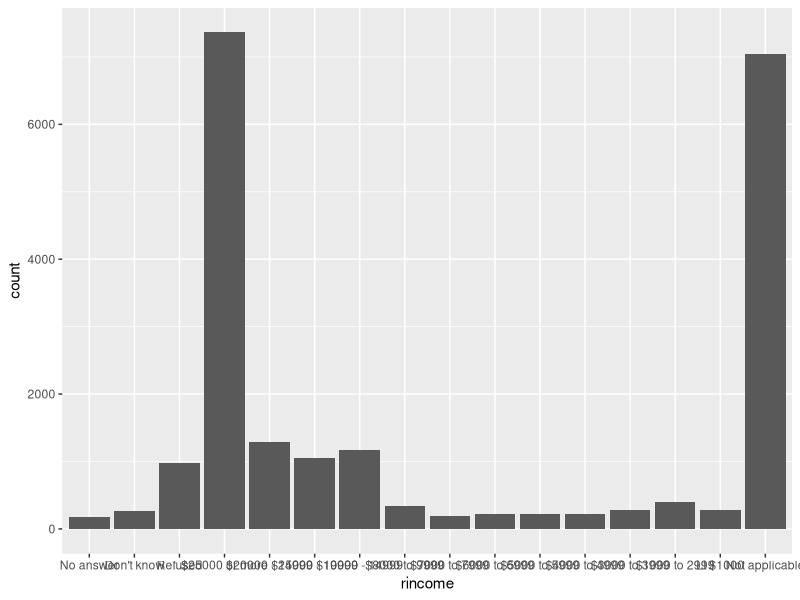
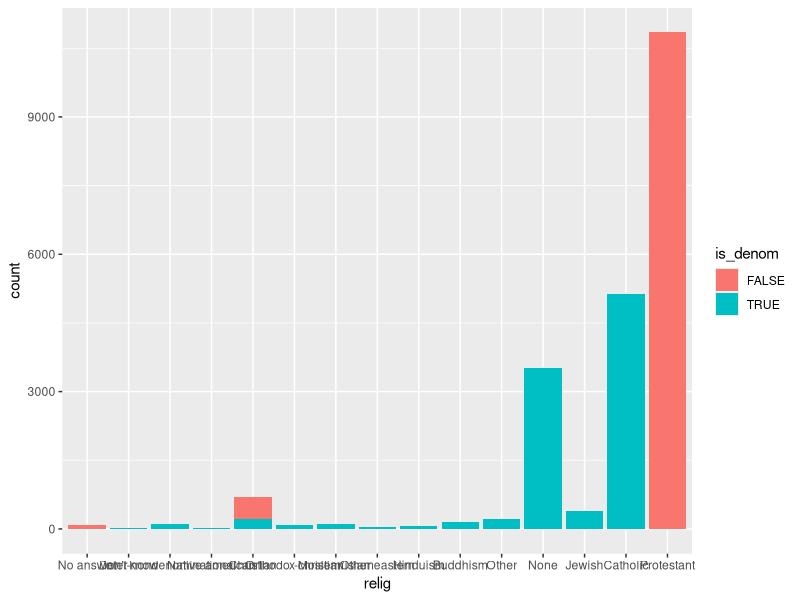
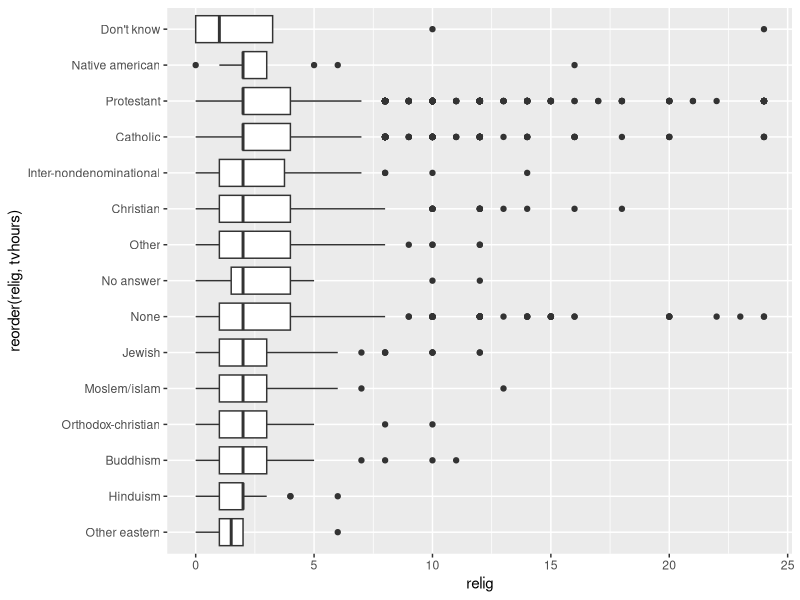
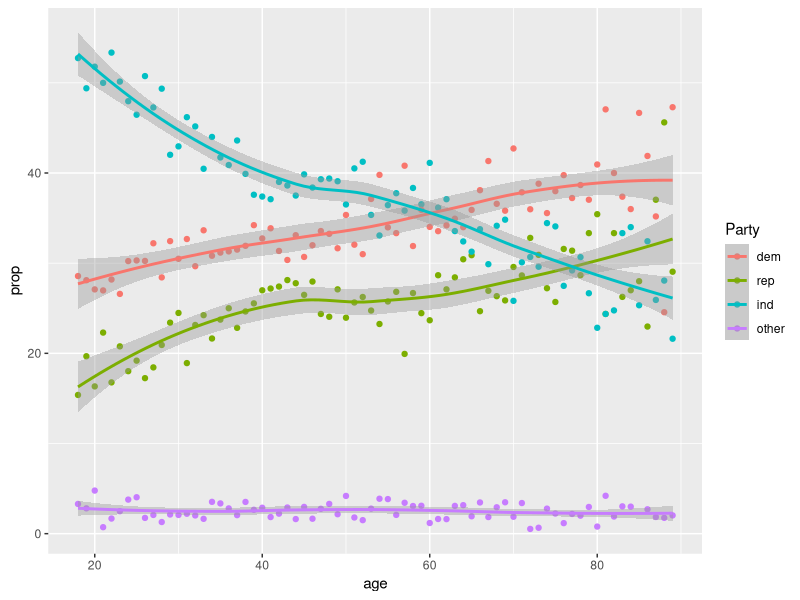

Write R code to recreate these figures, in order.
## ---- chunk 1
knitr::opts_chunk$set(echo = TRUE)
library(tidyverse)
library(forcats)
## ---- chunk 2
gss_cat %>% 
  count(rincome)

gss_cat %>% 
  ggplot(aes(rincome)) +
  geom_bar()
## ---- chunk 3
gss_cat %>%
  count(relig) %>%
  arrange(desc(n))

gss_cat %>%
  count(partyid) %>%
  arrange(desc(n))

## ---- chunk 4
gss_cat %>%
  filter(denom != "Not applicable") %>%
  count(relig) %>%
  arrange(desc(n))

gss_cat %>%
  mutate(is_denom = (denom == "Not applicable")) %>%
  ggplot(aes(relig, fill = is_denom)) +
  geom_bar()

## ---- chunk 5
gss_cat %>%
  filter(!is.na(tvhours)) %>%
  ggplot(aes(reorder(relig, tvhours), tvhours)) +
  geom_boxplot() +
  coord_flip() +
  labs(y = "relig")

## ---- chunk 6
fct_ind <- sapply(gss_cat, is.factor)
cats <- gss_cat[,fct_ind]
lapply(cats, levels)

## ---- chunk 7
gss_cat$rincome %>% levels()

gss_cat$rincome %>% relevel("Not applicable") %>% levels()

gss_cat %>%
  count(relig, sort = T)

## ---- chunk 8
gss_cat$partyid %>% unique()

gss_party <- gss_cat %>%
  mutate(partyid = fct_collapse(partyid,
    other = c("No answer", "Don't know", "Other party"),
    rep = c("Strong republican", "Not str republican"),
    ind = c("Ind,near rep", "Independent", "Ind,near dem"),
    dem = c("Not str democrat", "Strong democrat")
  )) 

gss_party %>%
  filter(!is.na(age)) %>%
  group_by(age, partyid) %>%
  count() %>%
  group_by(age) %>%
  mutate(sum_n = sum(n),
    prop = n / sum_n*100) %>%
  ggplot(aes(age, prop, color = fct_reorder2(partyid, age, prop))) +
  geom_point() +
  geom_smooth(method = 'loess') +
  labs(colour = "Party")

